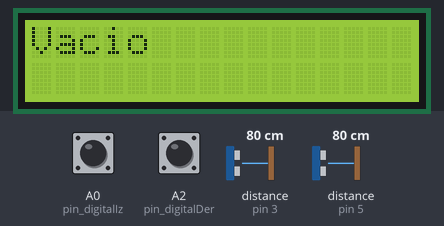
Recording of a sketch running on a simulated Arduino Mega 2560, built with avr-gcc and run on an emulated ATmega2560. On the bench: 16×2 character LCD. Wiring (inferred from the names in the program): 2 × ultrasonic range finder: trigger pin 2, echo pin 3 / trigger pin 4, echo pin 5. The inputs (shaded band) are chosen by the test bench; at power-on: distance to the obstacle (sensors on pin 3, pin 5) 80 cm, A0 (pin_digitalIz) HIGH, A2 (pin_digitalDer) HIGH. The echo pulse lasts 58.3 µs per cm; what the sketch prints to the serial monitor is not drawn.

Above: at 1.6 s.
1.7 s: distance to the obstacle (sensor on pin 3) set to 12 cm
At 3.5 s:
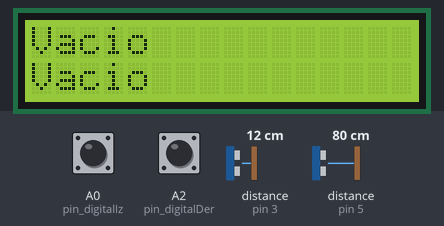
4.5 s: distance to the obstacle (sensor on pin 3) set to 9 cm
At 7.9 s:
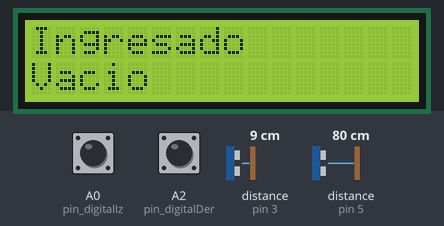
8.7 s: distance to the obstacle (sensor on pin 5) set to 12 cm
13.8 s: distance to the obstacle (sensor on pin 5) set to 9 cm
16.8 s: distance to the obstacle (sensor on pin 3) set to 2 cm
At 22.3 s:
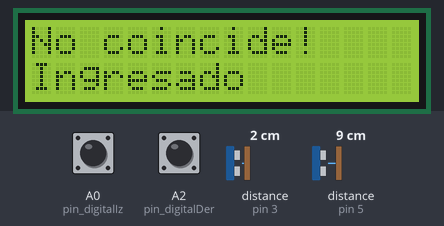
28.4 s: distance to the obstacle (sensor on pin 3) set to 18 cm
At 33.8 s:
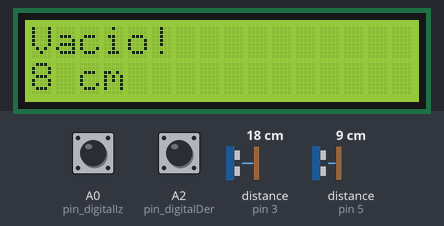
Timing chart, 0 to 35.3 s (numbered marks = the images above; inputs shaded):
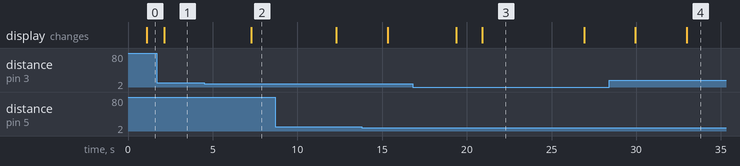

Measured:
- the behaviour switches between 11 and 10 cm on distance to the obstacle (sensor on pin 3) (found by bisection; images 1 and 2)
- after the input at 4.5 s, the display: changes after 2.8 s (image 2)
- after the input at 16.8 s, the display: first changes after 2.6 s (image 3 shows a later state)
- after the input at 28.4 s, the display: first differs from a run without the input after 4.6 s (image 4)
- what the display in image 3 shows lasts 6.0 s, from 20.9 s to 26.9 s

The sketch:

Fisico.ino
```cpp
#include "Funciones.h"

void setup()
{
    // Inicializar los pines
    pinMode(pinTrigIz, OUTPUT);
    pinMode(pinEchoIz, INPUT);
    pinMode(pinTrigDer, OUTPUT);
    pinMode(pinEchoDer, INPUT);
    pinMode(pin_analogicoIz, INPUT);       // definimos como entrada
    pinMode(pin_digitalIz, INPUT_PULLUP);  // definimos como entrada
    pinMode(pin_analogicoDer, INPUT);      // definimos como entrada
    pinMode(pin_digitalDer, INPUT_PULLUP); // definimos como entrada
    // Iniciar comunicación serie
    Serial.begin(9600);
    // Inicializar el LCD con el número de  columnas y filas del LCD
    lcd.begin(16, 2);
}

// Estados de Inicio
EstadoInicio estadoInicioIzq = NO_HAY;
EstadoInicio estadoInicioDer = NO_HAY;
EstadoValorInicial estadoValorInicialIzq = VACIO;
EstadoValorInicial estadoValorInicialDer = VACIO;

// Mediciones Iniciales
int distanciaIzq;
int distanciaDer;


void loop()
{
    if (estadoInicioIzq == NO_HAY)
    {
        estadoInicioIzq = Inicio(pinTrigIz, pinEchoIz, "Izquierda", 0, 0);
    }


    if (estadoInicioDer == NO_HAY)
    {
        estadoInicioDer = Inicio(pinTrigDer, pinEchoDer, "Derecha", 0, 1);
    }

    if (estadoInicioIzq == SI_HAY && MedirFoto(pin_analogicoIz, pin_digitalIz, "Izquierda") && estadoValorInicialIzq == VACIO)
    {
        MostrarLCD("Medicion inicial", 0, 0);
        delay(2000);
        distanciaIzq = MedirUltra(pinTrigIz, pinEchoIz, "Izquierda");
        Serial.println(distanciaIzq);
        MostrarLCD("                  ", 0, 0);
        MostrarLCD(String(distanciaIzq) + " cm", 0, 0);
        estadoValorInicialIzq = LLENO;
    }

    if (estadoInicioDer == SI_HAY && MedirFoto(pin_analogicoDer, pin_digitalDer, "Derecha") && estadoValorInicialDer == VACIO)
    {
        MostrarLCD("Medicion inicial", 0, 1);
        delay(2000);
        distanciaDer = MedirUltra(pinTrigDer, pinEchoDer, "Derecha");
        Serial.println(distanciaDer);
        MostrarLCD("                  ", 0, 1);
        MostrarLCD(String(distanciaDer) + " cm", 0, 1);
        estadoValorInicialDer = LLENO;
    }

    if (estadoValorInicialIzq == LLENO )
    {
        Monitorear(pin_analogicoIz, pin_digitalIz, "Izquierda", pinTrigIz, pinEchoIz, "Izquierda", 0, 0, distanciaIzq);
    }

    if (estadoValorInicialDer == LLENO)
    {
        Monitorear(pin_analogicoDer, pin_digitalDer, "Derecha", pinTrigDer, pinEchoDer, "Derecha", 0, 1, distanciaDer);
    }
}
```

Fotosensor.h
```cpp
#ifndef FOTOSENSOR_H
#define FOTOSENSOR_H
#include "LCD.h"

int pin_analogicoIz = A1;  // definimos los pines por los que
int pin_digitalIz = A0;    // conectamos las salidas del módulo
int pin_analogicoDer = A3; // definimos los pines por los que
int pin_digitalDer = A2;   // conectamos las salidas del módulo

bool MedirFoto(int pin_analogicoxd, int pin_digitalxd, String tapa)
{
    // si la salida digital está en cero, es porque se ha superado el valor de referencia
    // entonces se desplegará el mensaje: "salida digital activa"

    if (digitalRead(pin_digitalxd) == LOW)
    {

        Serial.println("Tapa abierta" + tapa); // si la salida digital está en cero, es porque se ha superado el valor de referencia
        delay(2000);
        return false;
    }
    else
    {

        Serial.println("Tapa cerrada" + tapa); // de otra forma de deplegará "salida digital inactiva"
        delay(2000); // esperamos para visualizar mejor
        return true;
    }
}

#endif
```

Funciones.h
```cpp
#ifndef FUNCIONES_H

#include "Ultrasonico.h"
#include "Fotosensor.h"
#include "LCD.h"

enum EstadoInicio
{
    SI_HAY,
    NO_HAY
};

enum EstadoValorInicial
{
    VACIO,
    LLENO
};

EstadoInicio Inicio(int pinTrigxd, int pinEchoxd, String lado, int columna, int fila)
{

    if (MedirUltra(pinTrigxd, pinEchoxd, lado) < 10)
    {
        Serial.println("Si hay" + lado);
        MostrarLCD("Ingresado", columna, fila);
        delay(2000);
        return SI_HAY;
    }
    else
    {
        Serial.println("No hay" + lado);
        MostrarLCD("Vacio", columna, fila);
        return NO_HAY;
    }
}

void Monitorear(int pin_analogicoxd, int pin_digitalxd, String tapa, int pinTrigxd, int pinEchoxd, String lado, int columna, int fila, int distanciaInicial)
{
    if (MedirFoto(pin_analogicoxd, pin_digitalxd, tapa) == false)
    {
        MostrarLCD("                  ", columna, fila);
        MostrarLCD("Puerta Abierta!", columna, fila);
        delay(500);
    }
    else if (MedirUltra(pinTrigxd, pinEchoxd, lado) > 10)
    {
        MostrarLCD("                  ", columna, fila);
        MostrarLCD("Vacio!", columna, fila);
        delay(500);
    }
    else if (MedirUltra(pinTrigxd, pinEchoxd, lado) < distanciaInicial || (MedirUltra(pinTrigxd, pinEchoxd, lado) > distanciaInicial && MedirUltra(pinTrigxd, pinEchoxd, lado) < 10))
    {
        MostrarLCD("                  ", columna, fila);
        MostrarLCD("No coincide!", columna, fila);
        delay(500);
    }
    else
    {
        MostrarLCD("                  ", columna, fila);
        MostrarLCD("Seguro", columna, fila);
        delay(500);
    }
}

#endif
```

Ultrasonico.h
```cpp
#ifndef ULTRASONICO_H
#define ULTRASONICO_H
#include "LCD.h"
// Definir los pines Trig y Echo del módulo ultrasónico
const int pinTrigIz = 2;
const int pinEchoIz = 3;
const int pinTrigDer = 4;
const int pinEchoDer = 5;

int MedirUltra(int pinTrigxd, int pinEchoxd, String lado)
{
    // Generar un pulso corto en el pin Trig
    digitalWrite(pinTrigxd, LOW);
    delayMicroseconds(2);
    digitalWrite(pinTrigxd, HIGH);
    delayMicroseconds(10);
    digitalWrite(pinTrigxd, LOW);

    // Medir la duración del pulso en el pin Echo
    int duration = pulseIn(pinEchoxd, HIGH);
    delay(25);
    // Calcular la distancia en centímetros
    int distance = duration * 0.034 / 2;

    // Imprimir la distancia en el Monitor Serie

    Serial.println("Dist " + lado + ":" + String(distance) + "cm");

    // Esperar un momento antes de realizar la próxima medición
    delay(1000);
    return distance;
}
#endif
```

LCD.h
```cpp
#ifndef LCD_H
#define LCD_H
#include <LiquidCrystal.h>

//Crear el objeto LCD con los números correspondientes (rs, en, d4, d5, d6, d7)
LiquidCrystal lcd(51, 49, 47, 45, 43, 41);
void MostrarLCD(String mensaje, int columna, int fila)
{
    lcd.setCursor(columna, fila);
    lcd.print(mensaje);
}
#endif
```
